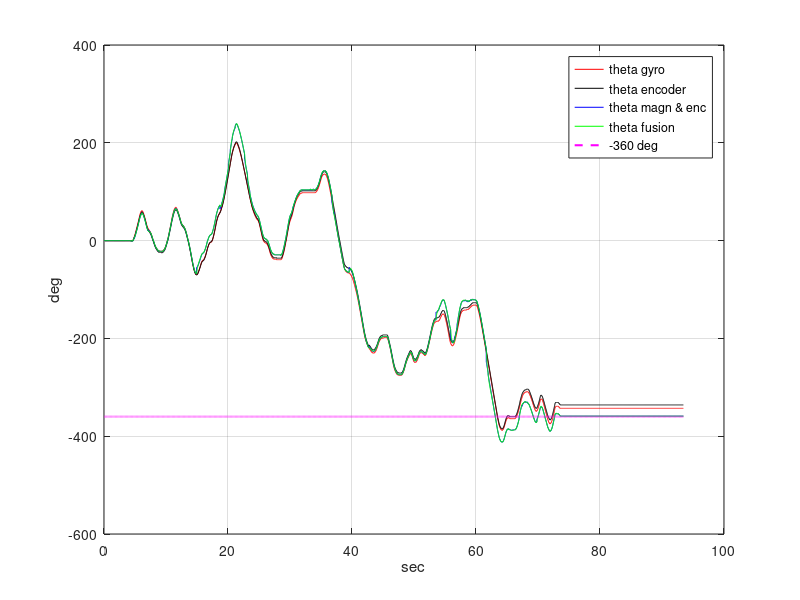
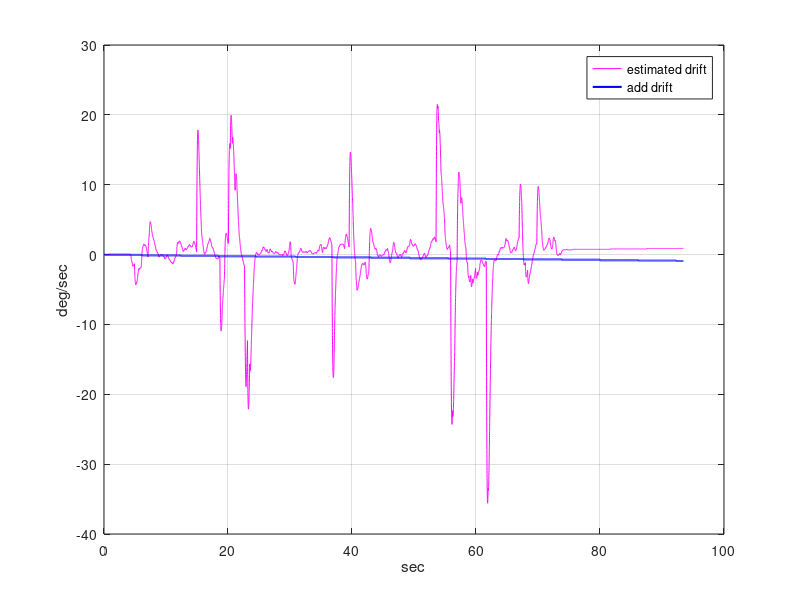

The MATLAB source for these figures, in order:
%% LabVIEW data plot
clear all ; close all ; clc;

%%
clear all ; close all ; clc;

data = load('exp.txt');
t = 0.0046 : 0.0046 : length(data(:,1))*0.0046;          % send data period

figure;
plot(t,data(:,1),'r',t,data(:,2),'k',t,data(:,3),'b',t,data(:,4),'g',t,data(:,4)*0-360,'m--','linewidth',1.5);
grid on;
legend('theta gyro','theta encoder','theta magn & enc','theta fusion','-360 deg');
xlabel('sec') ; ylabel('deg');

figure;
plot(t,data(:,5)*57.3,'m',t,data(:,6)*57.3,'b','linewidth',1.5);
grid on;
legend('estimated drift','add drift');
xlabel('sec') ; ylabel('deg/sec');
hold on;
% plot(t,-data(:,6),'g--','linewidth',1);
